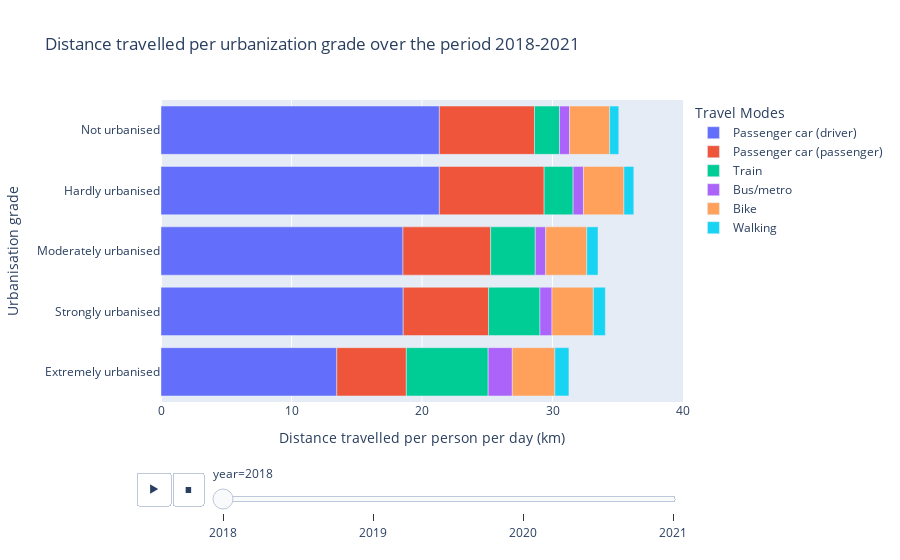

Source (notebook cell):
### Code cell
#Create bar chart
fig = px.bar(df_cleaned, x='average_trips_per_person_per_day_distance(km)',
             y='region_characteristics', color='travel_mode', 
             animation_frame='year', 
             title="Distance travelled per urbanization grade over the period 2018-2021",
             orientation = 'h')

#Set correct range to improve readability
fig.update_layout(xaxis_range=[0,40]) 

#Update titles
fig.update_layout(xaxis_title="Distance travelled per person per day (km)", 
                  yaxis_title="Urbanisation grade", legend_title="Travel Modes")

#Show final barchart
fig.show()

### Figure 1 — Plotly figure (JSON) as saved in the notebook; plotly's stock layout.template omitted (floating-point values rounded to 4 significant figures)
{"data": [{"alignmentgroup": "True", "hovertemplate": "travel_mode=Passenger car (driver)<br>year=2018<br>average_trips_per_person_per_day_distance(km)=%{x}<br>region_characteristics=%{y}<extra></extra>", "legendgroup": "Passenger car (driver)", "marker": {"color": "#636efa", "pattern": {"shape": ""}}, "name": "Passenger car (driver)", "offsetgroup": "Passenger car (driver)", "orientation": "h", "showlegend": true, "textposition": "auto", "type": "bar", "x": [13.47, 18.56, 18.54, 21.33, 21.33], "xaxis": "x", "y": ["Extremely urbanised", "Strongly urbanised", "Moderately urbanised", "Hardly urbanised", "Not urbanised"], "yaxis": "y"}, {"alignmentgroup": "True", "hovertemplate": "travel_mode=Passenger car (passenger)<br>year=2018<br>average_trips_per_person_per_day_distance(km)=%{x}<br>region_characteristics=%{y}<extra></extra>", "legendgroup": "Passenger car (passenger)", "marker": {"color": "#EF553B", "pattern": {"shape": ""}}, "name": "Passenger car (passenger)", "offsetgroup": "Passenger car (passenger)", "orientation": "h", "showlegend": true, "textposition": "auto", "type": "bar", "x": [5.33, 6.54, 6.72, 8.03, 7.29], "xaxis": "x", "y": ["Extremely urbanised", "Strongly urbanised", "Moderately urbanised", "Hardly urbanised", "Not urbanised"], "yaxis": "y"}, {"alignmentgroup": "True", "hovertemplate": "travel_mode=Train<br>year=2018<br>average_trips_per_person_per_day_distance(km)=%{x}<br>region_characteristics=%{y}<extra></extra>", "legendgroup": "Train", "marker": {"color": "#00cc96", "pattern": {"shape": ""}}, "name": "Train", "offsetgroup": "Train", "orientation": "h", "showlegend": true, "textposition": "auto", "type": "bar", "x": [6.27, 3.94, 3.42, 2.22, 1.92], "xaxis": "x", "y": ["Extremely urbanised", "Strongly urbanised", "Moderately urbanised", "Hardly urbanised", "Not urbanised"], "yaxis": "y"}, {"alignmentgroup": "True", "hovertemplate": "travel_mode=Bus/metro<br>year=2018<br>average_trips_per_person_per_day_distance(km)=%{x}<br>region_characteristics=%{y}<extra></extra>", "legendgroup": "Bus/metro", "marker": {"color": "#ab63fa", "pattern": {"shape": ""}}, "name": "Bus/metro", "offsetgroup": "Bus/metro", "orientation": "h", "showlegend": true, "textposition": "auto", "type": "bar", "x": [1.85, 0.92, 0.8, 0.79, 0.77], "xaxis": "x", "y": ["Extremely urbanised", "Strongly urbanised", "Moderately urbanised", "Hardly urbanised", "Not urbanised"], "yaxis": "y"}, {"alignmentgroup": "True", "hovertemplate": "travel_mode=Bike<br>year=2018<br>average_trips_per_person_per_day_distance(km)=%{x}<br>region_characteristics=%{y}<extra></extra>", "legendgroup": "Bike", "marker": {"color": "#FFA15A", "pattern": {"shape": ""}}, "name": "Bike", "offsetgroup": "Bike", "orientation": "h", "showlegend": true, "textposition": "auto", "type": "bar", "x": [3.26, 3.17, 3.15, 3.1, 3.07], "xaxis": "x", "y": ["Extremely urbanised", "Strongly urbanised", "Moderately urbanised", "Hardly urbanised", "Not urbanised"], "yaxis": "y"}, {"alignmentgroup": "True", "hovertemplate": "travel_mode=Walking<br>year=2018<br>average_trips_per_person_per_day_distance(km)=%{x}<br>region_characteristics=%{y}<extra></extra>", "legendgroup": "Walking", "marker": {"color": "#19d3f3", "pattern": {"shape": ""}}, "name": "Walking", "offsetgroup": "Walking", "orientation": "h", "showlegend": true, "textposition": "auto", "type": "bar", "x": [1.08, 0.92, 0.86, 0.76, 0.7], "xaxis": "x", "y": ["Extremely urbanised", "Strongly urbanised", "Moderately urbanised", "Hardly urbanised", "Not urbanised"], "yaxis": "y"}], "layout": {"barmode": "relative", "legend": {"title": {"text": "Travel Modes"}, "tracegroupgap": 0}, "sliders": [{"active": 0, "currentvalue": {"prefix": "year="}, "len": 0.9, "pad": {"b": 10, "t": 60}, "steps": [{"args": [["2018"], {"frame": {"duration": 0, "redraw": true}, "fromcurrent": true, "mode": "immediate", "transition": {"duration": 0, "easing": "linear"}}], "label": "2018", "method": "animate"}, {"args": [["2019"], {"frame": {"duration": 0, "redraw": true}, "fromcurrent": true, "mode": "immediate", "transition": {"duration": 0, "easing": "linear"}}], "label": "2019", "method": "animate"}, {"args": [["2020"], {"frame": {"duration": 0, "redraw": true}, "fromcurrent": true, "mode": "immediate", "transition": {"duration": 0, "easing": "linear"}}], "label": "2020", "method": "animate"}, {"args": [["2021"], {"frame": {"duration": 0, "redraw": true}, "fromcurrent": true, "mode": "immediate", "transition": {"duration": 0, "easing": "linear"}}], "label": "2021", "method": "animate"}], "x": 0.1, "xanchor": "left", "y": 0, "yanchor": "top"}], "title": {"text": "Distance travelled per urbanization grade over the period 2018-2021"}, "updatemenus": [{"buttons": [{"args": [null, {"frame": {"duration": 500, "redraw": true}, "fromcurrent": true, "mode": "immediate", "transition": {"duration": 500, "easing": "linear"}}], "label": "&#9654;", "method": "animate"}, {"args": [[null], {"frame": {"duration": 0, "redraw": true}, "fromcurrent": true, "mode": "immediate", "transition": {"duration": 0, "easing": "linear"}}], "label": "&#9724;", "method": "animate"}], "direction": "left", "pad": {"r": 10, "t": 70}, "showactive": false, "type": "buttons", "x": 0.1, "xanchor": "right", "y": 0, "yanchor": "top"}], "xaxis": {"anchor": "y", "domain": [0, 1], "range": [0, 40], "title": {"text": "Distance travelled per person per day (km)"}}, "yaxis": {"anchor": "x", "domain": [0, 1], "title": {"text": "Urbanisation grade"}}}}
